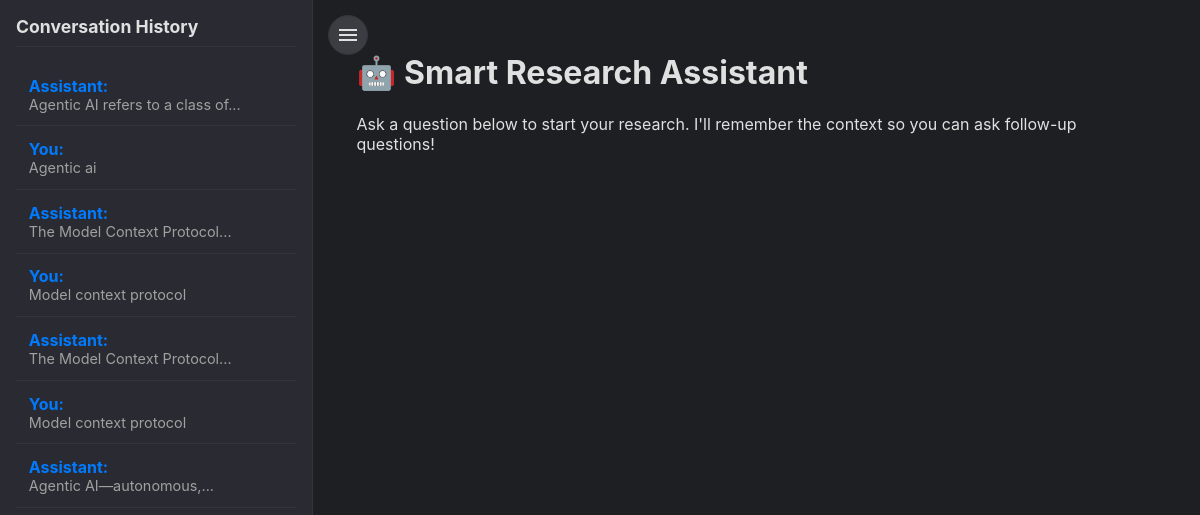
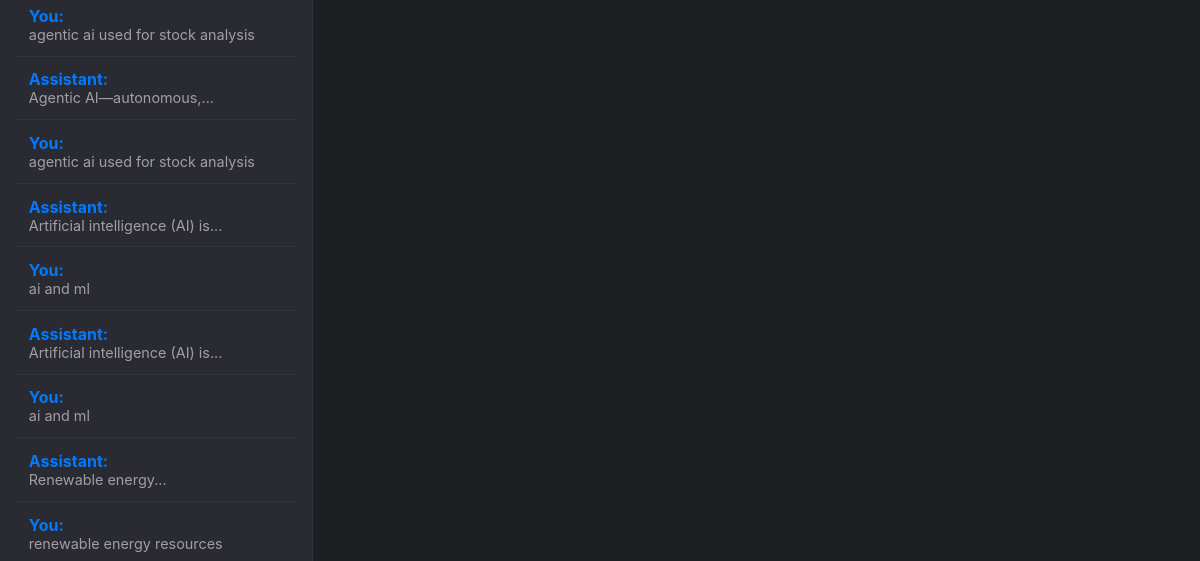
Before: / (upper part) with the older database file (2 pictures, top to bottom).
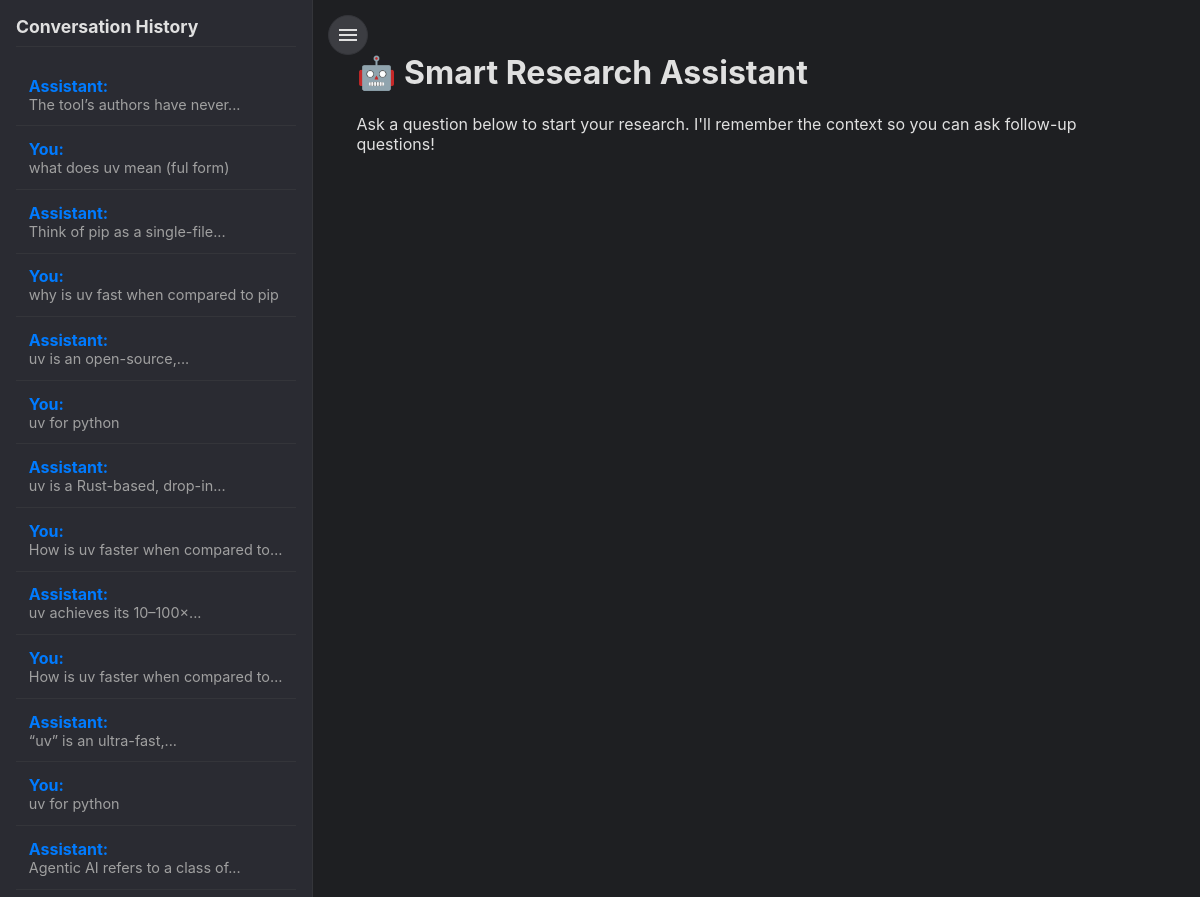
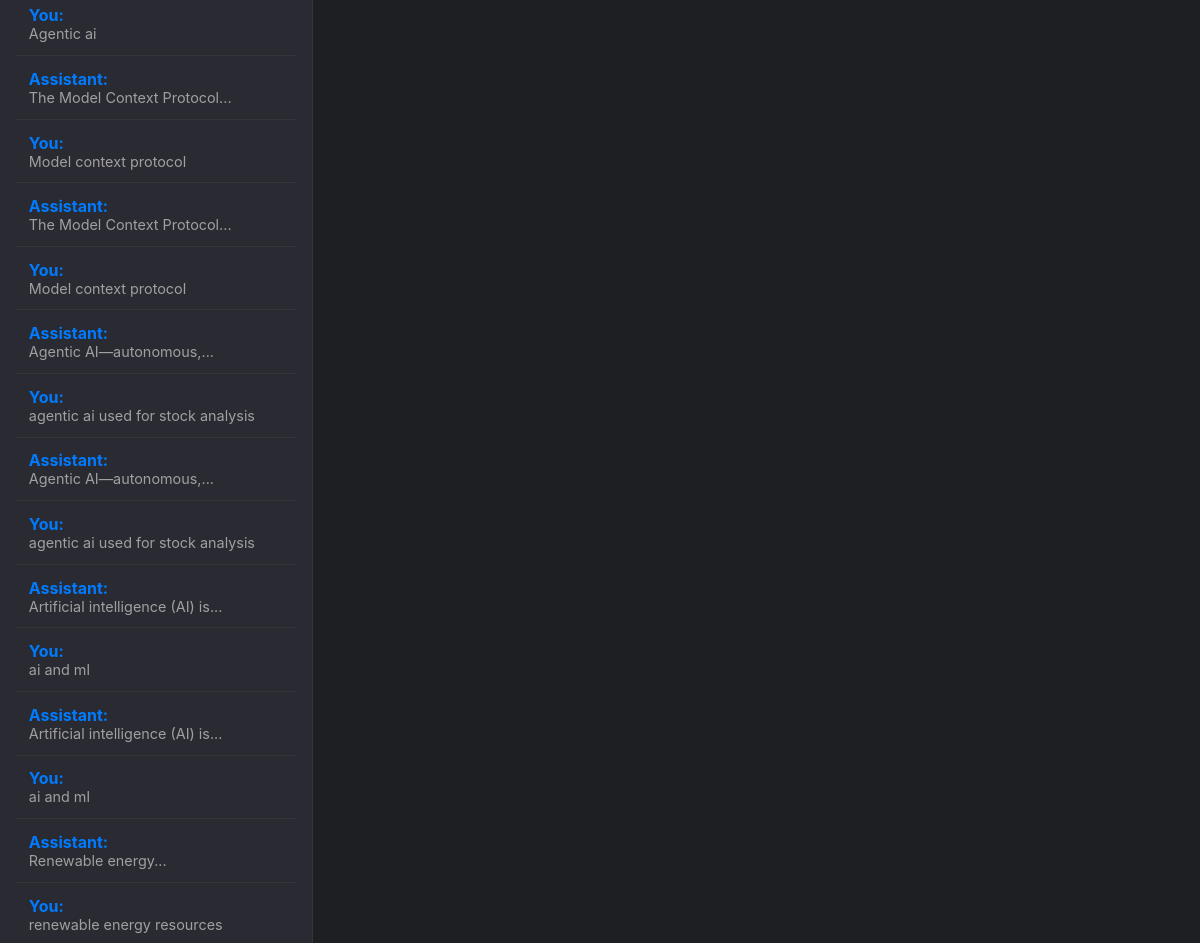
After: the same page with the newer database file (2 pictures, top to bottom).
### tables this page shows
CREATE TABLE history (
        id INTEGER PRIMARY KEY AUTOINCREMENT,
        role TEXT NOT NULL,
        content TEXT NOT NULL
    );

### agent.py (the view, shortened to what this page needs)
@app.route('/', methods=['GET', 'POST'])
def index():
    if 'conversation_memory' not in session:
        session['conversation_memory'] = []
    if 'current_conversation' not in session:
        session['current_conversation'] = []
    conn = sqlite3.connect('conversation_history.db')
    conn.row_factory = sqlite3.Row
    cursor = conn.cursor()
    cursor.execute("SELECT * FROM history ORDER BY id DESC")
    chat_history = cursor.fetchall()
    conn.close()
    return render_template(
        'index.html',
        chat_history=chat_history,
        current_conversation=session.get('current_conversation', []),
        has_conversation=len(session.get('current_conversation', [])) > 0
    )

### templates/index.html (shortened to what this page needs)
<!DOCTYPE html>
<html lang="en">
<head>
</head>
<body>
    <div class="app-layout">
        <div class="sidebar">
            <h2>Conversation History</h2>
            <ul>
                {% for message in chat_history %}
                <li class="history-item">
                    <div class="history-header">
                        <div class="role">{% if message['role'] == 'user' %}You{% else %}Assistant{% endif %}:</div>
                        <div class="summary-content">{{ message['content'] | truncate(35) }}</div>
                    </div>
                </li>
                {% endfor %}
            </ul>
        </div>
        <div class="main-content">
            <button id="sidebar-toggle" title="Toggle Sidebar">
                <svg xmlns="http://www.w3.org/2000/svg" height="24px" viewBox="0 0 24 24" width="24px"><path d="M0 0h24v24H0V0z" fill="none"/><path d="M3 18h18v-2H3v2zm0-5h18v-2H3v2zm0-7v2h18V6H3z"/></svg>
            </button>
            <div class="chat-area">
                <div class="container">
                    {% if not has_conversation %}
                        <h1>🤖 Smart Research Assistant</h1>
                        <p>Ask a question below to start your research. I'll remember the context so you can ask follow-up questions!</p>
                    {% endif %}
                </div>
            </div>
        </div>
    </div>
</body>
</html>

### templates/index.html (style rules this page uses)
:root { --bg-dark: #1e1f22; --sidebar-bg: #2a2b32; --input-bg: #3c3d42; --text-primary: #e0e0e0; --text-secondary: #a0a0a0; --accent-color: #007bff; --border-color: #34353a; --danger-color: #dc3545; --user-msg-bg: #2c5282; --assistant-msg-bg: #2d3748; }
body { font-family: -apple-system, BlinkMacSystemFont, "Segoe UI", Roboto, Helvetica, Arial, sans-serif; margin: 0; background-color: var(--bg-dark); color: var(--text-primary); overflow: hidden; }
.app-layout { display: flex; height: 100vh; }
.sidebar { width: 280px; background-color: var(--sidebar-bg); padding: 1em; overflow-y: auto; transition: width 0.3s ease, padding 0.3s ease; border-right: 1px solid var(--border-color); flex-shrink: 0; }
.sidebar h2 { border-bottom: 1px solid var(--border-color); padding-bottom: 0.5em; font-size: 1.1em; margin-top: 0; white-space: nowrap; }
.sidebar ul { list-style-type: none; padding: 0; }
.sidebar li { border-bottom: 1px solid var(--border-color); }
.history-header { cursor: pointer; padding: 0.8em; transition: background-color 0.2s; border-radius: 4px; }
.role { font-weight: bold; color: var(--accent-color); }
.summary-content { font-size: 0.9em; color: var(--text-secondary); white-space: nowrap; overflow: hidden; text-overflow: ellipsis; }
.main-content { flex-grow: 1; display: flex; flex-direction: column; position: relative; height: 100vh; }
.chat-area { flex-grow: 1; overflow-y: auto; padding: 2em; }
.container { max-width: 800px; margin: 0 auto; }
#sidebar-toggle { position: absolute; top: 15px; left: 15px; background: var(--input-bg); border: 1px solid var(--border-color); border-radius: 50%; width: 40px; height: 40px; cursor: pointer; z-index: 1000; display: flex; align-items: center; justify-content: center; }
#sidebar-toggle svg { fill: var(--text-primary); }

Changed rows visible on the page:
added history: role "Assistant", content "The tool’s authors have never..."
added history: role "You", content "what does uv mean (ful form)"
added history: role "Assistant", content "Think of pip as a single-file..."
added history: role "You", content "why is uv fast when compared to pip"
added history: role "Assistant", content "uv is an open-source,..."
added history: role "You", content "uv for python"
added history: role "Assistant", content "uv is a Rust-based, drop-in..."
added history: role "You", content "How is uv faster when compared to…"
added history: role "Assistant", content "uv achieves its 10–100×..."
added history: role "You", content "How is uv faster when compared to…"
added history: role "Assistant", content "“uv” is an ultra-fast,..."
added history: role "You", content "uv for python"
